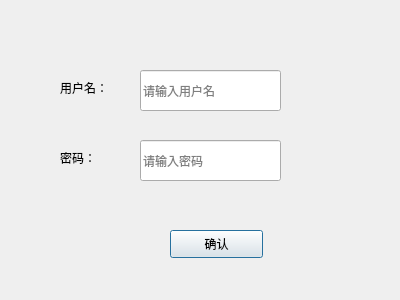
<?xml version="1.0" encoding="UTF-8"?>
<ui version="4.0">
 <class>NewWorker</class>
 <widget class="QDialog" name="NewWorker">
  <property name="geometry">
   <rect>
    <x>0</x>
    <y>0</y>
    <width>400</width>
    <height>300</height>
   </rect>
  </property>
  <property name="windowTitle">
   <string>Dialog</string>
  </property>
  <widget class="QLabel" name="label">
   <property name="geometry">
    <rect>
     <x>60</x>
     <y>80</y>
     <width>72</width>
     <height>15</height>
    </rect>
   </property>
   <property name="text">
    <string>用户名：</string>
   </property>
  </widget>
  <widget class="QLabel" name="label_2">
   <property name="geometry">
    <rect>
     <x>60</x>
     <y>150</y>
     <width>72</width>
     <height>15</height>
    </rect>
   </property>
   <property name="text">
    <string>密码：</string>
   </property>
  </widget>
  <widget class="QPushButton" name="pushButton">
   <property name="geometry">
    <rect>
     <x>170</x>
     <y>230</y>
     <width>93</width>
     <height>28</height>
    </rect>
   </property>
   <property name="text">
    <string>确认</string>
   </property>
  </widget>
  <widget class="QLineEdit" name="usernameEdit">
   <property name="geometry">
    <rect>
     <x>140</x>
     <y>70</y>
     <width>141</width>
     <height>41</height>
    </rect>
   </property>
   <property name="text">
    <string/>
   </property>
   <property name="placeholderText">
    <string>请输入用户名</string>
   </property>
  </widget>
  <widget class="QLineEdit" name="pwdEdit">
   <property name="geometry">
    <rect>
     <x>140</x>
     <y>140</y>
     <width>141</width>
     <height>41</height>
    </rect>
   </property>
   <property name="text">
    <string/>
   </property>
   <property name="placeholderText">
    <string>请输入密码</string>
   </property>
  </widget>
 </widget>
 <resources/>
 <connections/>
</ui>
